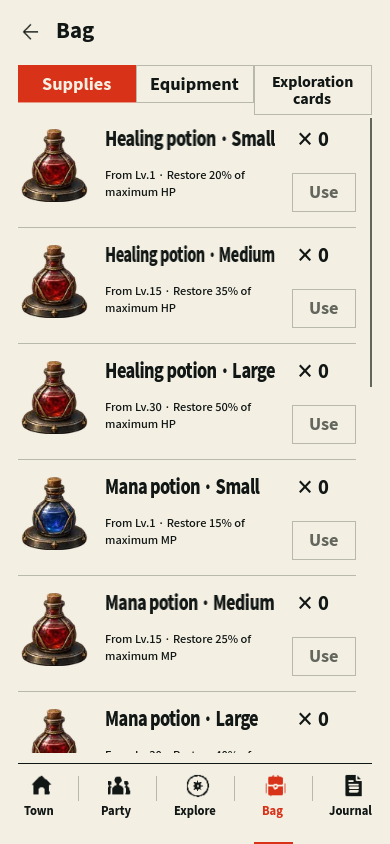
#> input picture verification/finish-r24/after/bag-en-390x844.png, 390 x 844 px; its folder holds only this picture in this run
$ python finish_r24_round4_review.py ../verification/finish-r24/after/bag-en-390x844.png
#> lines starting #> are read from the running program, lines starting #| are printed output that depends on the picture
"""Compact contact sheets; original PNGs remain the visual evidence."""
from pathlib import Path
from PIL import Image,ImageDraw,ImageFont
import hashlib,json,sys
R=Path(__file__).resolve().parents[1];O=R/'verification/finish-r24/round4'
paths=sorted((O/'after').glob('*.png'))
paths += [R/f'verification/finish-r24/after/{name}-{size}.png' for name in ['journal','facility_scroll'] for size in ['390x844','1280x800']]
font=ImageFont.truetype('C:/Windows/Fonts/arial.ttf',15)
(O/'review').mkdir(exist_ok=True)
pages=[]
for start in range(0,len(paths),8):
    sheet=Image.new('RGB',(1440,1740),'#dedbd0');draw=ImageDraw.Draw(sheet)
#> after `sheet = Image.new('RGB', (1440, 1740), '#dedbd0')`:
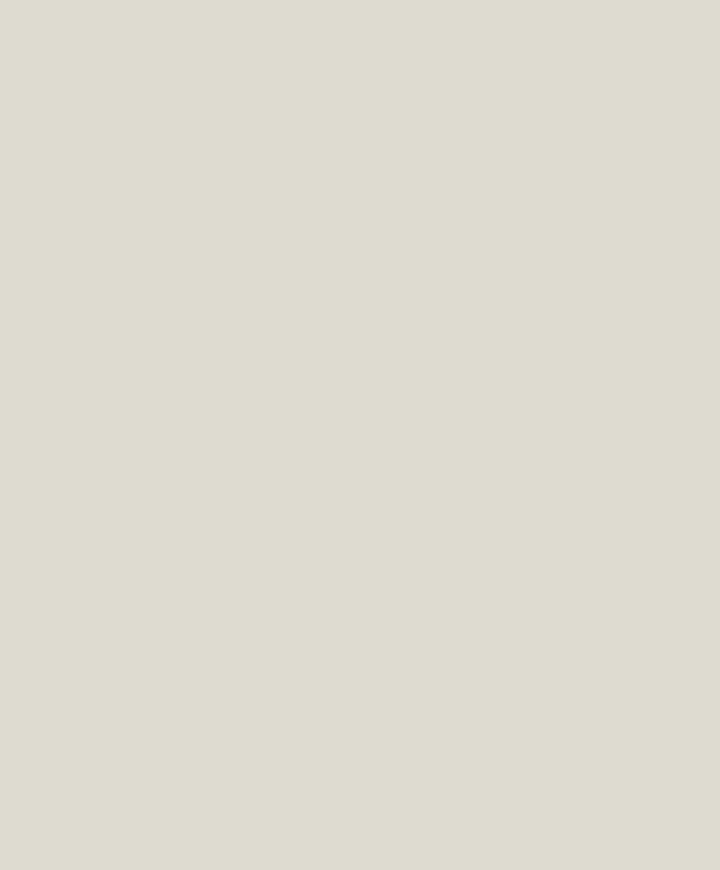
#> sheet: PIL image 1440x1740 RGB (shown at 1/2 size); mean R, G, B 222, 219, 208
    for i,p in enumerate(paths[start:start+8]):
        pic=Image.open(p).convert('RGB');pic.thumbnail((350,810));x=(i%4)*360+5;y=(i//4)*870+42
#> after `pic.thumbnail((350, 810))`:
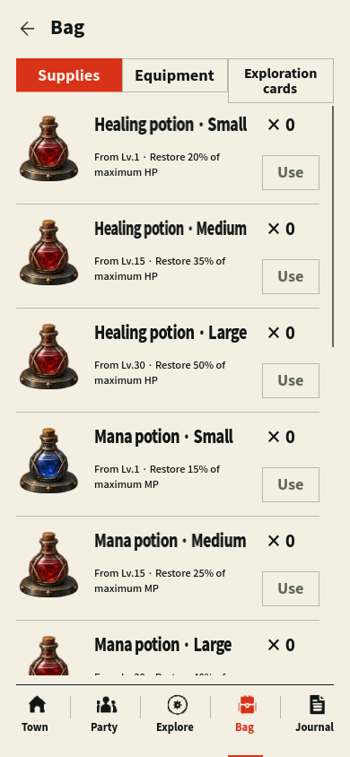
#> pic: PIL image 350x757 RGB; mean R, G, B 225.7, 217.9, 206.2
        sheet.paste(pic,(x,y));draw.text((x,y-32),p.stem,font=font,fill='#121212')
#> after `sheet.paste(pic, (x, y))`:
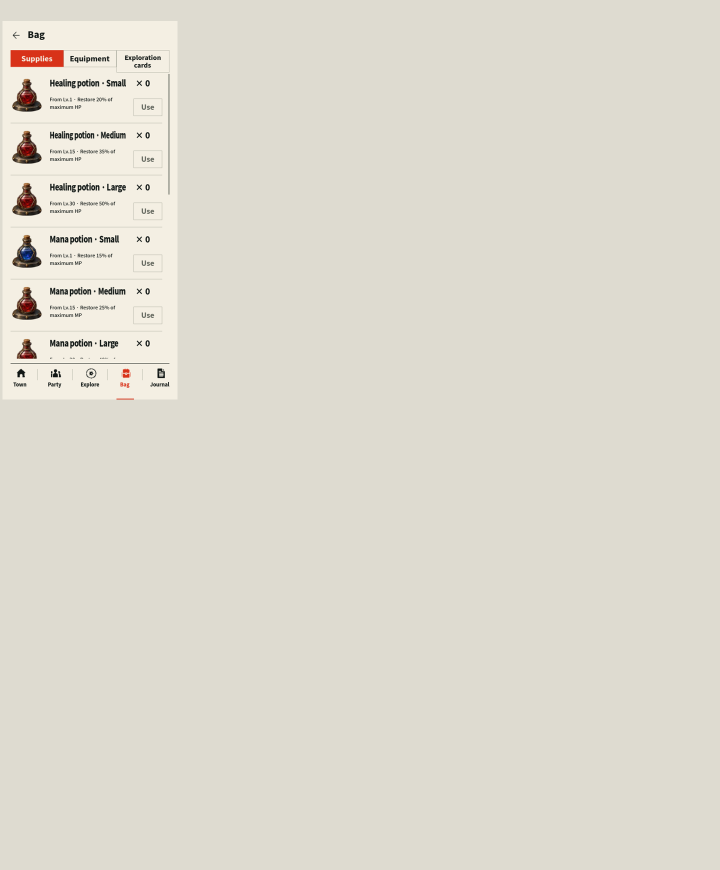
#> sheet: PIL image 1440x1740 RGB (shown at 1/2 size); mean R, G, B 222.4, 218.9, 207.8
#> (the run stopped early here; a loop or call above may not have finished)

$ run again, on verification/finish-r24/after/journal-390x844.png
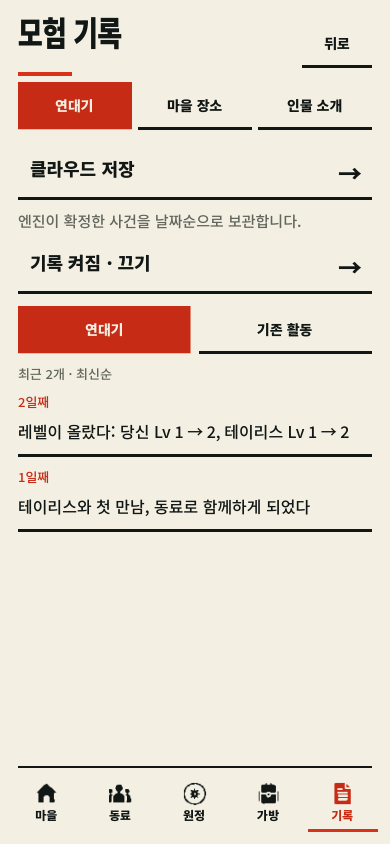
#> input picture verification/finish-r24/after/journal-390x844.png, 390 x 844 px
#> `pic.thumbnail((350, 810))`:
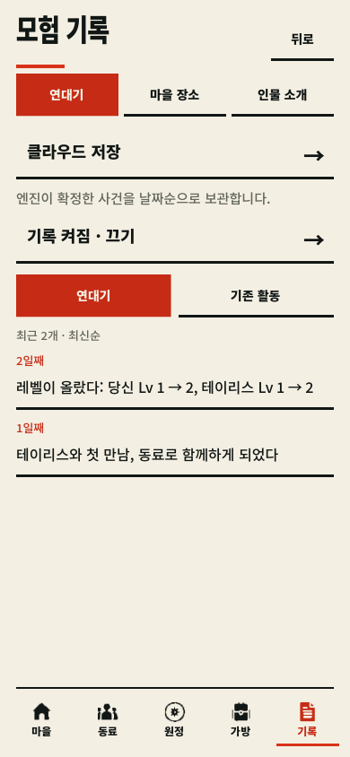
#> pic: PIL image 350x757 RGB; mean R, G, B 231.5, 220.5, 208.6
#> `sheet.paste(pic, (x, y))`:
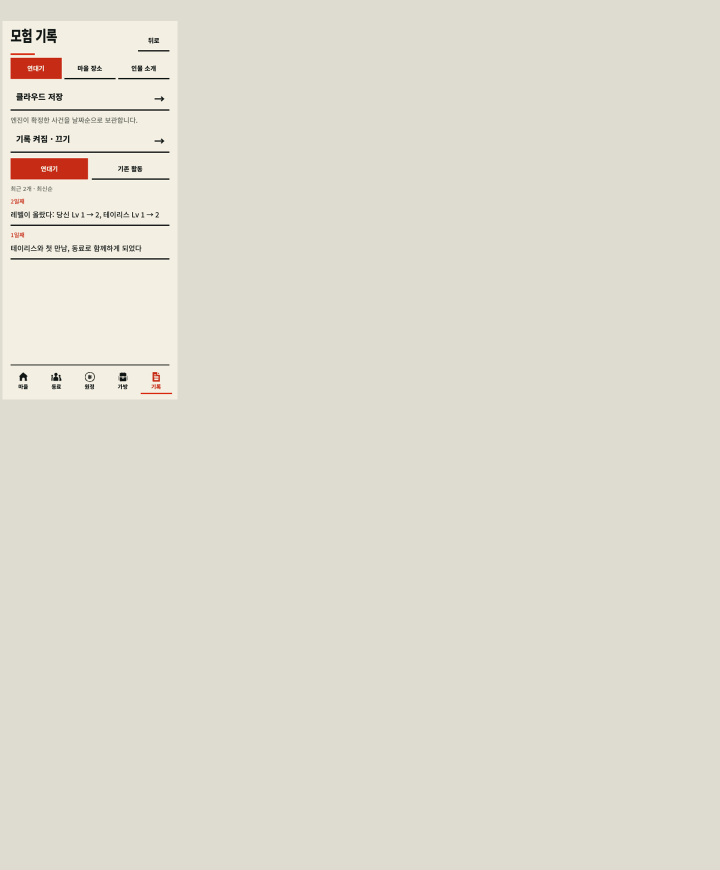
#> sheet: PIL image 1440x1740 RGB (shown at 1/2 size); mean R, G, B 223, 219.2, 208.1

$ run again, on verification/finish-r24/after/status-en-1280x800.png
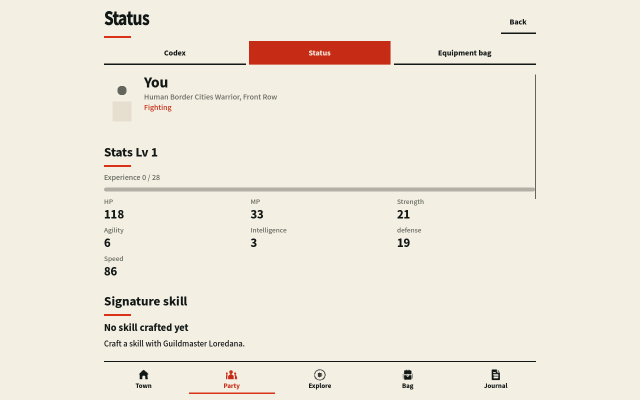
#> input picture verification/finish-r24/after/status-en-1280x800.png, 1280 x 800 px (shown at 1/2 size)
#> `pic.thumbnail((350, 810))`:
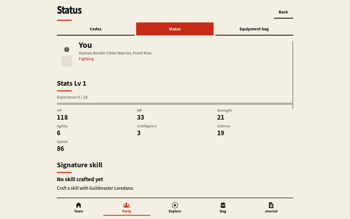
#> pic: PIL image 350x219 RGB; mean R, G, B 239.5, 232.5, 220.5
#> `sheet.paste(pic, (x, y))`:
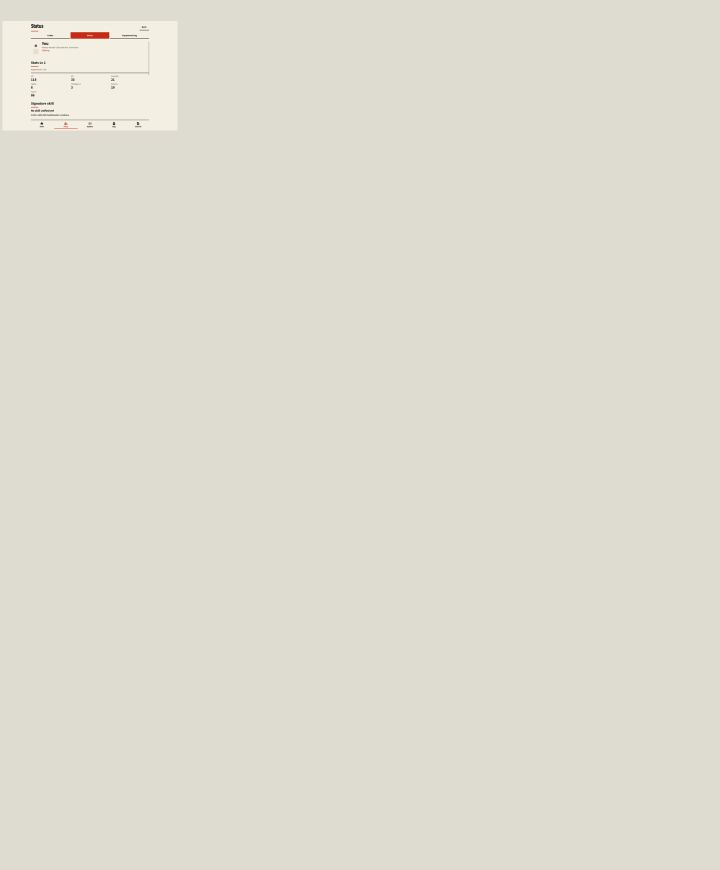
#> sheet: PIL image 1440x1740 RGB (shown at 1/2 size); mean R, G, B 222.5, 219.4, 208.4

$ run again, on verification/finish-r24/after/create-4-en-1280x800.png
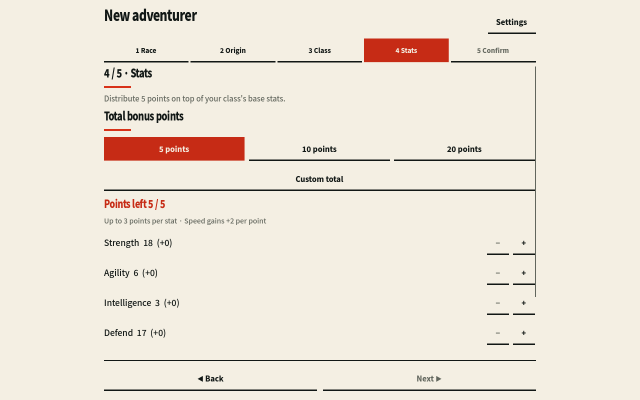
#> input picture verification/finish-r24/after/create-4-en-1280x800.png, 1280 x 800 px (shown at 1/2 size)
#> `pic.thumbnail((350, 810))`:
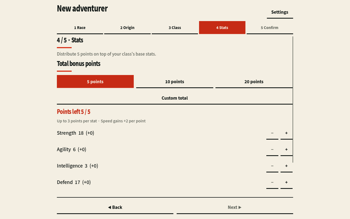
#> pic: PIL image 350x219 RGB; mean R, G, B 237.8, 229.8, 217.8
#> `sheet.paste(pic, (x, y))`:
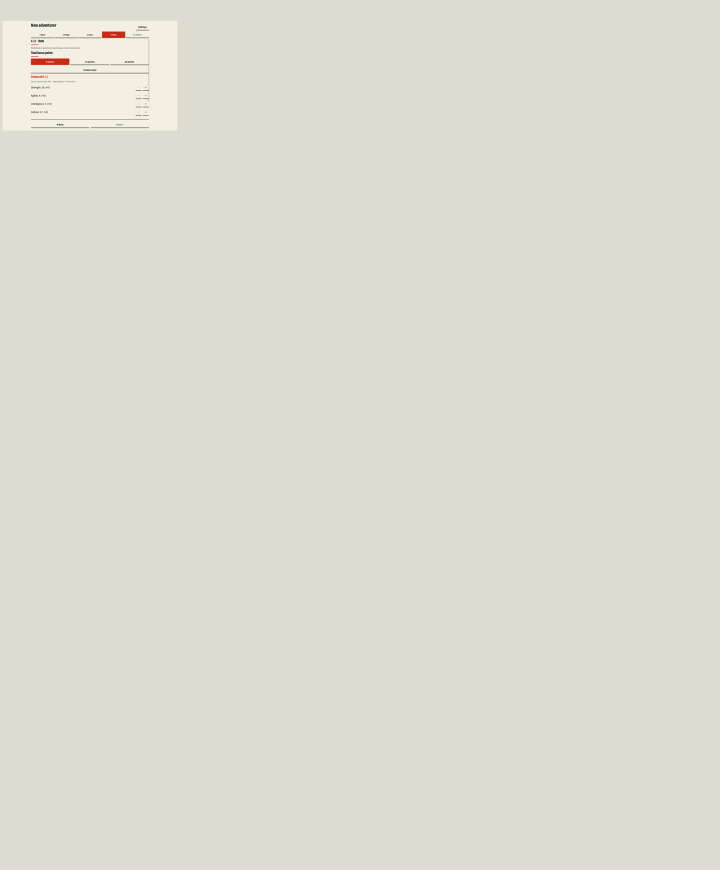
#> sheet: PIL image 1440x1740 RGB (shown at 1/2 size); mean R, G, B 222.5, 219.3, 208.3
